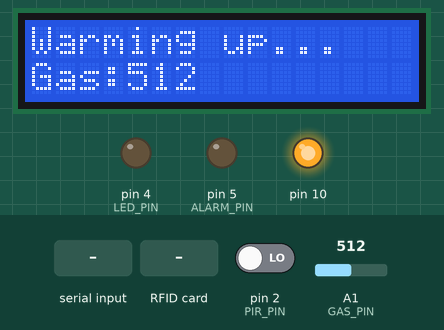
Bench run of a sketch on a simulated Arduino Uno, built with avr-gcc and run on an emulated ATmega328P. Parts: 16×2 character LCD, output pins drawn as LEDs (lit = HIGH). The inputs (shaded band) are chosen by the test bench; at power-on: A1 (GAS_PIN) = 512, pin 2 (PIR_PIN) LOW. What the sketch prints to the serial monitor is not drawn.

Above: at 1.3 s.
1.4 s: "BUZZER,ON\n" received over Serial
At 2.4 s:
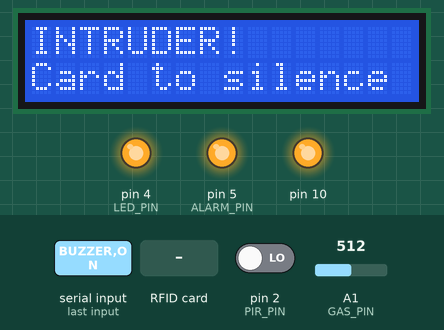
3.1 s: RFID card 12 5A 61 1A held to the reader
At 3.5 s:
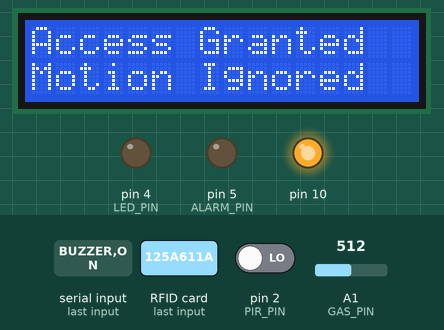
6.1 s: RFID card 5E 7A 19 C4 held to the reader
At 7.0 s:
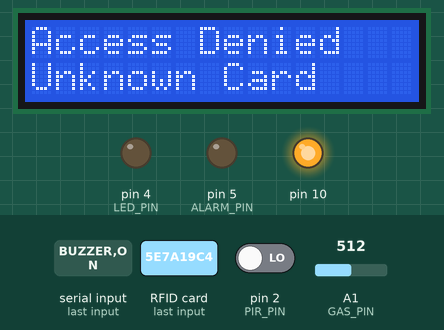
9.1 s: A1 (GAS_PIN) set to 716
At 10.5 s:
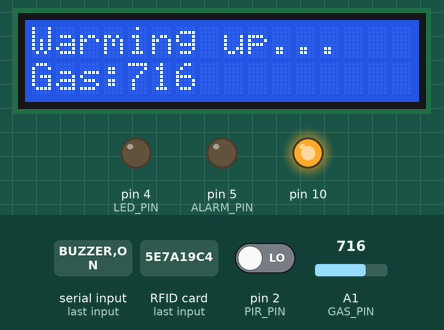
10.8 s: A1 (GAS_PIN) set to 900
At 11.2 s:
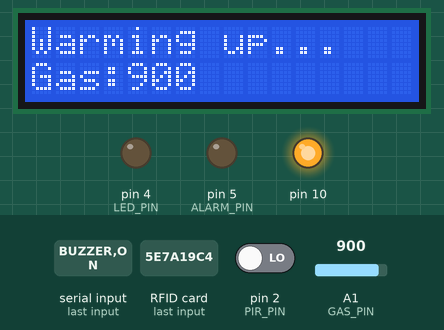
12.4 s: A1 (GAS_PIN) set to 1010
At 13.1 s:
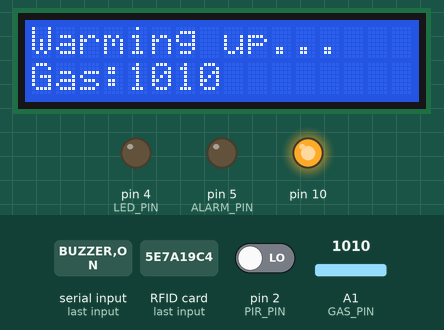
Timing chart, 0 to 15.4 s (numbered marks = the images above; inputs shaded):
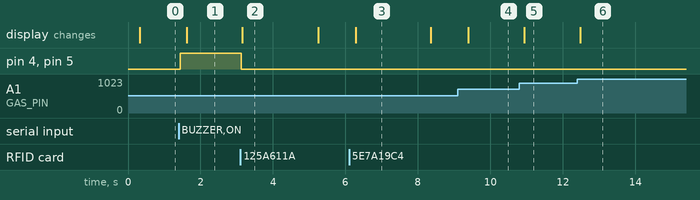

Measured:
- after the input at 1.4 s, pin 4 (LED_PIN), pin 5 (ALARM_PIN): LOW → HIGH at once; the display: changes after 0.22 s (image 1)
- after the input at 3.1 s, pin 4 (LED_PIN), pin 5 (ALARM_PIN): HIGH → LOW at once; the display: changes after 0.05 s (image 2)
- after the input at 6.1 s, the display: changes after 0.18 s (image 3)
- after the input at 9.1 s, the display: changes after 0.29 s (image 4)
- after the input at 10.8 s, the display: changes after 0.14 s (image 5)
- what the display in image 2 shows lasts 2.0 s, from 3.2 s to 5.2 s

The sketch:

SafeGuard_arduino.ino
```cpp
// Safe Guard: Arduino Uno node
// Follows the system sheet, scenarios S1 to S8 and conditions U1 to U18.
// Friend's logic is kept where it still applies: RFID access card, the "area is safe"
// screen, and the pin layout (MQ-2 on A1, RFID on pins 7 and 9).
//
//   Uno -> PC:  READY   BASELINE,<n>   MOTION,1   GAS,1   GAS,0   LEVEL,<n>
//               GRANTED,<UID>   DENIED,<UID>
//   PC  -> Uno: BUZZER,ON   BUZZER,OFF
//
// What changed, and why:
//   - Gas thresholds are calibrated at start-up: the average clean-air reading plus a
//     margin. A normal reading on your sensor can no longer look like a leak, and the
//     fixed 900/800 values are gone.
//   - The gas alarm clears when the reading stays below its off level for 3 seconds.
//     Before, it had to fall below 800, so a slow sensor could keep the warning on.
//   - The status LED is now driven. It was never wired in the code before.
//   - The buzzer and LED turn on for an intruder the PC confirms (BUZZER,ON).
//   - The RFID reader is checked every loop and the 2-second messages no longer block,
//     so PC commands are never missed.
//   - The motion message no longer waits behind the gas screen.

#include <LiquidCrystal_I2C.h>
#include <Wire.h>
#include <SPI.h>
#include <MFRC522.h>

#define SS_PIN  7
#define RST_PIN 9

byte authorizedUID[] = {0x12, 0x5A, 0x61, 0x1A};
MFRC522 rfid(SS_PIN, RST_PIN);
LiquidCrystal_I2C lcd(0x27, 16, 2);

const int PIR_PIN   = 2;    // HC-SR501 OUT
const int GAS_PIN   = A1;   // MQ-2 analog output
const int ALARM_PIN = 5;    // transistor base -> buzzer (pin 7 is the RFID SS pin)
const int LED_PIN   = 4;    // status LED

const unsigned long PIR_WARMUP_MS       = 20000;  // U2: PIR ignored before this
const unsigned long GAS_WARMUP_MS       = 20000;  // U1/U7: gas calibration ends here
const unsigned long MOTION_COOLDOWN_MS  = 3000UL;   // U4
const unsigned long MOTION_FLASH_MS     = 5000UL;   // U3: "Motion detected" on the LCD
const unsigned long RFID_MSG_MS         = 2000UL;   // how long access messages stay
const unsigned long IGNORE_AFTER_CARD_MS = 10000UL; // motion ignored after a granted card
const unsigned long GAS_CLEAR_HOLD_MS   = 3000UL;   // U10: reading must stay low this long
const unsigned long LEVEL_EVERY_MS      = 1000UL;   // LEVEL,<n> interval
const unsigned long LCD_EVERY_MS        = 250UL;

const int GAS_RISE = 200;   // alarm when the reading is baseline + 200
const int GAS_FALL = 100;   // clears when the reading is below baseline + 100 for 3 s

int gasValue = 0;
int gasBaseline = 0;
int gasOnLevel = 0;
int gasOffLevel = 0;
unsigned long calSum = 0;
unsigned long calCount = 0;
bool calibrated = false;
bool readySent = false;
unsigned long gasClearSince = 0;     // 0 = not counting
unsigned long lastLevelSent = 0;

bool gasAlert = false;               // U8 to U10
bool intrusionOn = false;            // U11 to U13, set by the PC
bool motionLast = false;
unsigned long lastMotionSent = 0;
unsigned long motionFlashUntil = 0;
unsigned long ignoreMotionUntil = 0;
unsigned long grantedFlashUntil = 0;
unsigned long deniedFlashUntil = 0;
unsigned long lastLcd = 0;
String rxLine = "";

void setup()
{
  pinMode(PIR_PIN, INPUT);
  pinMode(GAS_PIN, INPUT);
  pinMode(ALARM_PIN, OUTPUT);
  pinMode(LED_PIN, OUTPUT);
  digitalWrite(ALARM_PIN, LOW);
  digitalWrite(LED_PIN, LOW);

  Serial.begin(9600);
  lcd.init();
  lcd.backlight();
  showRows("Safe Guard", "Starting...");
  SPI.begin();
  rfid.PCD_Init();
}

void loop()
{
  unsigned long now = millis();

  readPcCommands();
  checkRFID();

  bool motionNow = (digitalRead(PIR_PIN) == HIGH);
  checkGas(now);
  reportMotion(motionNow, now);
  checkReady();

  bool alarm = gasAlert || intrusionOn;
  digitalWrite(ALARM_PIN, alarm ? HIGH : LOW);
  digitalWrite(LED_PIN, alarm ? HIGH : LOW);

  if (now - lastLcd >= LCD_EVERY_MS) {
    lastLcd = now;
    updateLcd(now);
  }
}

// ---------- gas: calibration, alarm with hold-off, and level reports ----------
void checkGas(unsigned long now)
{
  gasValue = analogRead(GAS_PIN);

  if (!calibrated) {
    // average the clean-air readings between the PIR warm-up and the end of warm-up
    if (now >= PIR_WARMUP_MS) {
      calSum += gasValue;
      calCount++;
    }
    if (now >= GAS_WARMUP_MS) {
      gasBaseline = (calCount > 0) ? (int)(calSum / calCount) : gasValue;
      gasOnLevel  = gasBaseline + GAS_RISE;
      gasOffLevel = gasBaseline + GAS_FALL;
      calibrated = true;
      Serial.print("BASELINE,");
      Serial.println(gasBaseline);
    }
  } else if (!gasAlert) {
    if (gasValue > gasOnLevel) {
      gasAlert = true;
      gasClearSince = 0;
      Serial.println("GAS,1");                 // sent once per event
    }
  } else {
    if (gasValue < gasOffLevel) {
      if (gasClearSince == 0) {
        gasClearSince = now;
      }
      if (now - gasClearSince >= GAS_CLEAR_HOLD_MS) {
        gasAlert = false;
        gasClearSince = 0;
        Serial.println("GAS,0");
      }
    } else {
      gasClearSince = 0;                       // still high: restart the hold timer
    }
  }

  if (now - lastLevelSent >= LEVEL_EVERY_MS) {
    lastLevelSent = now;
    Serial.print("LEVEL,");
    Serial.println(gasValue);
  }
}

void checkReady()
{
  if (calibrated && !readySent) {
    readySent = true;
    Serial.println("READY");
  }
}

// ---------- PIR: one MOTION,1 per movement, after warm-up ----------
void reportMotion(bool motionNow, unsigned long now)
{
  bool rising = motionNow && !motionLast;
  motionLast = motionNow;

  if (!rising) return;
  if (now < PIR_WARMUP_MS) return;                        // U2
  if (now < ignoreMotionUntil) return;                    // a card was granted
  if (now - lastMotionSent < MOTION_COOLDOWN_MS) return;  // U4

  Serial.println("MOTION,1");
  lastMotionSent = now;
  motionFlashUntil = now + MOTION_FLASH_MS;               // U3: LCD shows Motion
}

// ---------- commands from the PC ----------
void readPcCommands()
{
  while (Serial.available() > 0) {
    char c = Serial.read();
    if (c == '\n') {
      handlePcLine(rxLine);
      rxLine = "";
    } else if (c != '\r' && rxLine.length() < 32) {
      rxLine += c;
    }
  }
}

void handlePcLine(String line)
{
  line.trim();
  if (line == "BUZZER,ON") {
    intrusionOn = true;
  } else if (line == "BUZZER,OFF") {
    intrusionOn = false;                  // gas can still keep the buzzer on
  }
  // anything else is ignored (U14)
}

// ---------- RFID: friend's access logic, without blocking delays ----------
void checkRFID()
{
  if (!rfid.PICC_IsNewCardPresent()) return;
  if (!rfid.PICC_ReadCardSerial()) return;

  boolean match = true;
  for (byte i = 0; i < 4; i++) {
    if (rfid.uid.uidByte[i] != authorizedUID[i]) {
      match = false;
      break;
    }
  }

  String uid = uidString();
  unsigned long now = millis();
  if (match) {
    Serial.print("GRANTED,");
    Serial.println(uid);
    intrusionOn = false;                                 // card silences the intruder alarm
    ignoreMotionUntil = now + IGNORE_AFTER_CARD_MS;
    grantedFlashUntil = now + RFID_MSG_MS;
  } else {
    Serial.print("DENIED,");
    Serial.println(uid);
    deniedFlashUntil = now + RFID_MSG_MS;
  }

  rfid.PICC_HaltA();
  rfid.PCD_StopCrypto1();
}

// UID as uppercase hex without spaces, for example 125A611A
String uidString()
{
  String s = "";
  for (byte i = 0; i < rfid.uid.size; i++) {
    if (rfid.uid.uidByte[i] < 0x10) s += "0";
    s += String(rfid.uid.uidByte[i], HEX);
  }
  s.toUpperCase();
  return s;
}

// ---------- LCD: one priority order for the whole system ----------
// gas > intruder > card result > motion > warm-up > safe
void updateLcd(unsigned long now)
{
  String gasTxt = "Gas:" + String(gasValue);

  if (gasAlert) {
    showRows("GAS ALERT!", gasTxt);
  } else if (intrusionOn) {
    showRows("INTRUDER!", "Card to silence");
  } else if (now < grantedFlashUntil) {
    showRows("Access Granted", "Motion Ignored");
  } else if (now < deniedFlashUntil) {
    showRows("Access Denied", "Unknown Card");
  } else if (now < motionFlashUntil) {
    showRows("Motion detected", gasTxt);
  } else if (!calibrated) {
    showRows("Warming up...", gasTxt);
  } else {
    int dots = (now / 500) % 4;           // friend's animated "is safe..." line
    String d = "";
    for (int i = 0; i < dots; i++) d += ".";
    showRows("    The area", "   is safe" + d);
  }
}

void showRows(String top, String bottom)
{
  lcd.setCursor(0, 0);
  lcd.print(padTo16(top));
  lcd.setCursor(0, 1);
  lcd.print(padTo16(bottom));
}

String padTo16(String s)
{
  s = s.substring(0, 16);
  while (s.length() < 16) s += " ";
  return s;
}
```
